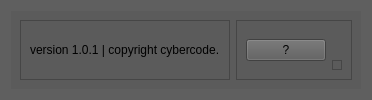
     <widget class="QFrame" name="footer_frame">
      <property name="styleSheet">
       <string notr="true">background-color: rgb(95, 95, 95);</string>
      </property>
      <property name="frameShape">
       <enum>QFrame::NoFrame</enum>
      </property>
      <property name="frameShadow">
       <enum>QFrame::Raised</enum>
      </property>
      <layout class="QHBoxLayout" name="horizontalLayout_11">
       <item>
        <widget class="QFrame" name="footer_frame_2">
         <property name="sizePolicy">
          <sizepolicy hsizetype="Preferred" vsizetype="Preferred">
           <horstretch>0</horstretch>
           <verstretch>0</verstretch>
          </sizepolicy>
         </property>
         <property name="styleSheet">
          <string notr="true">background-color: rgb(91, 91, 91);</string>
         </property>
         <property name="frameShape">
          <enum>QFrame::NoFrame</enum>
         </property>
         <property name="frameShadow">
          <enum>QFrame::Raised</enum>
         </property>
         <layout class="QHBoxLayout" name="horizontalLayout_8">
          <item>
           <widget class="QFrame" name="footer_left_frame_2">
            <property name="frameShape">
             <enum>QFrame::StyledPanel</enum>
            </property>
            <property name="frameShadow">
             <enum>QFrame::Raised</enum>
            </property>
            <layout class="QHBoxLayout" name="horizontalLayout_9">
             <item alignment="Qt::AlignLeft">
              <widget class="QLabel" name="label_4">
               <property name="text">
                <string>version 1.0.1 | copyright cybercode.</string>
               </property>
              </widget>
             </item>
            </layout>
           </widget>
          </item>
          <item>
           <widget class="QFrame" name="footer_right_frame_2">
            <property name="frameShape">
             <enum>QFrame::StyledPanel</enum>
            </property>
            <property name="frameShadow">
             <enum>QFrame::Raised</enum>
            </property>
            <layout class="QHBoxLayout" name="horizontalLayout_10">
             <item alignment="Qt::AlignRight">
              <widget class="QPushButton" name="pushButton_3">
               <property name="text">
                <string>?</string>
               </property>
              </widget>
             </item>
             <item alignment="Qt::AlignBottom">
              <widget class="QFrame" name="size_grip_2">
               <property name="sizePolicy">
                <sizepolicy hsizetype="Preferred" vsizetype="Preferred">
                 <horstretch>0</horstretch>
                 <verstretch>0</verstretch>
                </sizepolicy>
               </property>
               <property name="minimumSize">
                <size>
                 <width>10</width>
                 <height>10</height>
                </size>
               </property>
               <property name="maximumSize">
                <size>
                 <width>10</width>
                 <height>10</height>
                </size>
               </property>
               <property name="frameShape">
                <enum>QFrame::StyledPanel</enum>
               </property>
               <property name="frameShadow">
                <enum>QFrame::Raised</enum>
               </property>
              </widget>
             </item>
            </layout>
           </widget>
          </item>
         </layout>
        </widget>
       </item>
      </layout>
     </widget>
